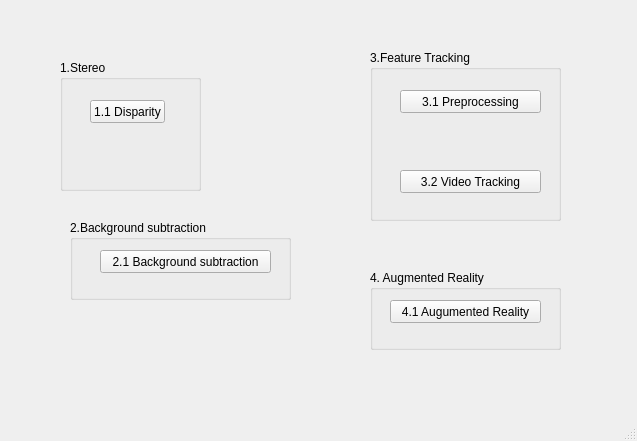
<?xml version="1.0" encoding="UTF-8"?>
<ui version="4.0">
 <class>MainWindow</class>
 <widget class="QMainWindow" name="MainWindow">
  <property name="geometry">
   <rect>
    <x>0</x>
    <y>0</y>
    <width>637</width>
    <height>441</height>
   </rect>
  </property>
  <property name="windowTitle">
   <string>MainWindow</string>
  </property>
  <widget class="QWidget" name="centralwidget">
   <widget class="QGroupBox" name="groupBox">
    <property name="geometry">
     <rect>
      <x>60</x>
      <y>60</y>
      <width>141</width>
      <height>131</height>
     </rect>
    </property>
    <property name="title">
     <string>1.Stereo</string>
    </property>
    <widget class="QPushButton" name="Button_1_1">
     <property name="geometry">
      <rect>
       <x>30</x>
       <y>40</y>
       <width>75</width>
       <height>23</height>
      </rect>
     </property>
     <property name="text">
      <string>1.1 Disparity</string>
     </property>
    </widget>
   </widget>
   <widget class="QGroupBox" name="groupBox_2">
    <property name="geometry">
     <rect>
      <x>70</x>
      <y>220</y>
      <width>221</width>
      <height>80</height>
     </rect>
    </property>
    <property name="title">
     <string>2.Background subtraction</string>
    </property>
    <widget class="QPushButton" name="Button_2_1">
     <property name="geometry">
      <rect>
       <x>30</x>
       <y>30</y>
       <width>171</width>
       <height>23</height>
      </rect>
     </property>
     <property name="text">
      <string>2.1 Background subtraction</string>
     </property>
    </widget>
   </widget>
   <widget class="QGroupBox" name="groupBox_3">
    <property name="geometry">
     <rect>
      <x>370</x>
      <y>50</y>
      <width>191</width>
      <height>171</height>
     </rect>
    </property>
    <property name="title">
     <string>3.Feature Tracking</string>
    </property>
    <widget class="QPushButton" name="Button_3_1">
     <property name="geometry">
      <rect>
       <x>30</x>
       <y>40</y>
       <width>141</width>
       <height>23</height>
      </rect>
     </property>
     <property name="text">
      <string>3.1 Preprocessing</string>
     </property>
    </widget>
    <widget class="QPushButton" name="Button_3_2">
     <property name="geometry">
      <rect>
       <x>30</x>
       <y>120</y>
       <width>141</width>
       <height>23</height>
      </rect>
     </property>
     <property name="text">
      <string>3.2 Video Tracking</string>
     </property>
    </widget>
   </widget>
   <widget class="QGroupBox" name="groupBox_4">
    <property name="geometry">
     <rect>
      <x>370</x>
      <y>270</y>
      <width>191</width>
      <height>80</height>
     </rect>
    </property>
    <property name="title">
     <string>4. Augmented Reality</string>
    </property>
    <widget class="QPushButton" name="Button_4_1">
     <property name="geometry">
      <rect>
       <x>20</x>
       <y>30</y>
       <width>151</width>
       <height>23</height>
      </rect>
     </property>
     <property name="text">
      <string>4.1 Augumented Reality</string>
     </property>
    </widget>
   </widget>
  </widget>
  <widget class="QMenuBar" name="menubar">
   <property name="geometry">
    <rect>
     <x>0</x>
     <y>0</y>
     <width>637</width>
     <height>21</height>
    </rect>
   </property>
  </widget>
  <widget class="QStatusBar" name="statusbar"/>
 </widget>
 <resources/>
 <connections/>
</ui>
